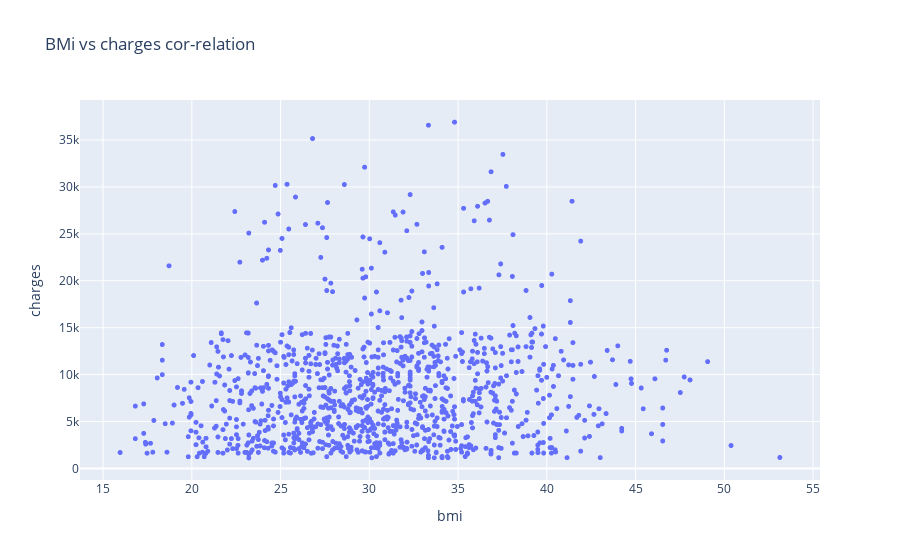

The notebook cell this image was saved under:
### Code cell
############## linear regression using Multiple Features(2)
inputs,target=non_smoker_df[['age','bmi']],non_smoker_df['charges']
model=LinearRegression().fit(inputs,target)
predictions=model.predict(inputs)
loss=rmse(target,predictions)
print("Loss : ",loss)

# correlation print
non_smoker_df.charges.corr(non_smoker_df.bmi)
fig=px.scatter(non_smoker,x='bmi',y='charges',title='BMi vs charges cor-relation')
fig.update_traces(marker_size=5)

### Figure 1 — Plotly figure (JSON) as saved in the notebook; plotly's stock layout.template omitted (floating-point values rounded to 4 significant figures; data arrays with more than 128 entries replaced by an {"elided": "..."} marker saying what was removed)
{"data": [{"hovertemplate": "bmi=%{x}<br>charges=%{y}<extra></extra>", "legendgroup": "", "marker": {"color": "#636efa", "size": 5, "symbol": "circle"}, "mode": "markers", "name": "", "showlegend": false, "type": "scattergl", "x": {"elided": "1064 float values"}, "xaxis": "x", "y": {"elided": "1064 float values"}, "yaxis": "y"}], "layout": {"legend": {"tracegroupgap": 0}, "title": {"text": "BMi vs charges cor-relation"}, "xaxis": {"anchor": "y", "domain": [0, 1], "title": {"text": "bmi"}}, "yaxis": {"anchor": "x", "domain": [0, 1], "title": {"text": "charges"}}}}
